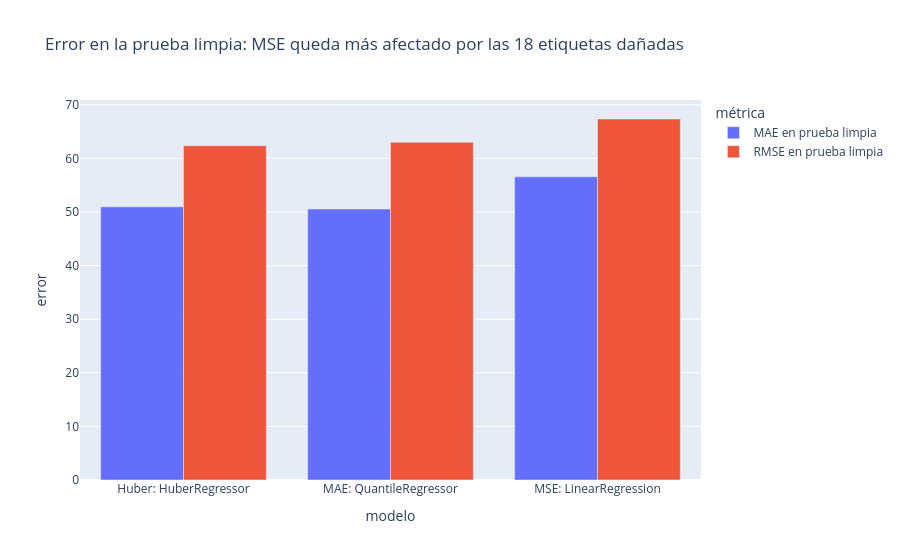

Source (notebook cell):
### Code cell
resultados_largos = resultados_diabetes.unpivot(
    index="modelo",
    on=["MAE en prueba limpia", "RMSE en prueba limpia"],
    variable_name="métrica",
    value_name="error",
)
px.bar(
    resultados_largos, x="modelo", y="error", color="métrica", barmode="group",
    title="Error en la prueba limpia: MSE queda más afectado por las 18 etiquetas dañadas",
).show()

### Figure 1 — Plotly figure (JSON) as saved in the notebook; plotly's stock layout.template omitted (floating-point values rounded to 4 significant figures)
{"data": [{"alignmentgroup": "True", "hovertemplate": "métrica=MAE en prueba limpia<br>modelo=%{x}<br>error=%{y}<extra></extra>", "legendgroup": "MAE en prueba limpia", "marker": {"color": "#636efa", "pattern": {"shape": ""}}, "name": "MAE en prueba limpia", "offsetgroup": "MAE en prueba limpia", "orientation": "v", "showlegend": true, "textposition": "auto", "type": "bar", "x": ["Huber: HuberRegressor", "MAE: QuantileRegressor", "MSE: LinearRegression"], "xaxis": "x", "y": [50.97, 50.55, 56.57], "yaxis": "y"}, {"alignmentgroup": "True", "hovertemplate": "métrica=RMSE en prueba limpia<br>modelo=%{x}<br>error=%{y}<extra></extra>", "legendgroup": "RMSE en prueba limpia", "marker": {"color": "#EF553B", "pattern": {"shape": ""}}, "name": "RMSE en prueba limpia", "offsetgroup": "RMSE en prueba limpia", "orientation": "v", "showlegend": true, "textposition": "auto", "type": "bar", "x": ["Huber: HuberRegressor", "MAE: QuantileRegressor", "MSE: LinearRegression"], "xaxis": "x", "y": [62.37, 63.01, 67.36], "yaxis": "y"}], "layout": {"barmode": "group", "legend": {"title": {"text": "métrica"}, "tracegroupgap": 0}, "title": {"text": "Error en la prueba limpia: MSE queda más afectado por las 18 etiquetas dañadas"}, "xaxis": {"anchor": "y", "domain": [0, 1], "title": {"text": "modelo"}}, "yaxis": {"anchor": "x", "domain": [0, 1], "title": {"text": "error"}}}}
